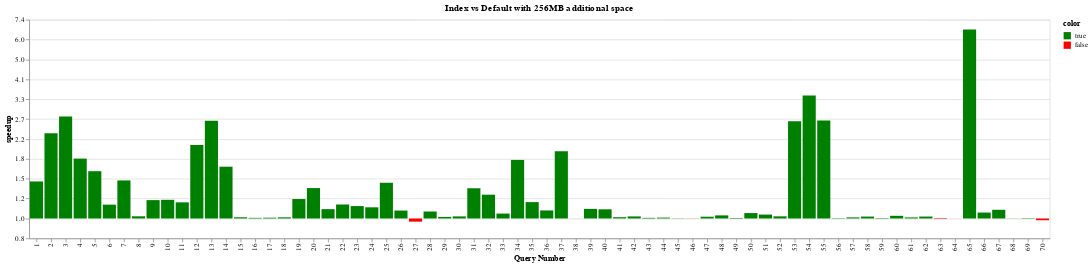

The code cell stored with this chart in its notebook:
### Code cell
chart = plot_speedup("Index vs Default", index, 4)
chart

### Figure 1 — Vega-Lite specification as saved in the notebook (floating-point values rounded to 4 significant figures)
{"$schema": "https://vega.github.io/schema/vega-lite/v4.17.0.json", "config": {"view": {"continuousHeight": 300, "continuousWidth": 400}}, "data": {"name": "data-9ae20cf11d3e7bc76132ad3e9ba9b59b"}, "datasets": {"data-9ae20cf11d3e7bc76132ad3e9ba9b59b": [{"budget": 4, "color": true, "expt_name": "index", "log_speedup": 0.3727, "query_name": "query1", "query_num": 1, "running_time": 0.03303, "speedup": 1.452}, {"budget": 4, "color": true, "expt_name": "index", "log_speedup": 0.8579, "query_name": "query2", "query_num": 2, "running_time": 0.00949, "speedup": 2.358}, {"budget": 4, "color": true, "expt_name": "index", "log_speedup": 1.025, "query_name": "query3", "query_num": 3, "running_time": 0.008739, "speedup": 2.788}, {"budget": 4, "color": true, "expt_name": "index", "log_speedup": 0.6026, "query_name": "query4", "query_num": 4, "running_time": 0.01639, "speedup": 1.827}, {"budget": 4, "color": true, "expt_name": "index", "log_speedup": 0.4761, "query_name": "query5", "query_num": 5, "running_time": 0.05973, "speedup": 1.61}, {"budget": 4, "color": true, "expt_name": "index", "log_speedup": 0.1394, "query_name": "query6", "query_num": 6, "running_time": 1.306, "speedup": 1.15}, {"budget": 4, "color": true, "expt_name": "index", "log_speedup": 0.3831, "query_name": "query7", "query_num": 7, "running_time": 0.394, "speedup": 1.467}, {"budget": 4, "color": true, "expt_name": "index", "log_speedup": 0.02207, "query_name": "query8", "query_num": 8, "running_time": 2.974, "speedup": 1.022}, {"budget": 4, "color": true, "expt_name": "index", "log_speedup": 0.1849, "query_name": "query9", "query_num": 9, "running_time": 0.1663, "speedup": 1.203}, {"budget": 4, "color": true, "expt_name": "index", "log_speedup": 0.1879, "query_name": "query10", "query_num": 10, "running_time": 0.1114, "speedup": 1.207}, {"budget": 4, "color": true, "expt_name": "index", "log_speedup": 0.1624, "query_name": "query11", "query_num": 11, "running_time": 0.2298, "speedup": 1.176}, {"budget": 4, "color": true, "expt_name": "index", "log_speedup": 0.7392, "query_name": "query12", "query_num": 12, "running_time": 0.3612, "speedup": 2.094}, {"budget": 4, "color": true, "expt_name": "index", "log_speedup": 0.9843, "query_name": "query13", "query_num": 13, "running_time": 0.1746, "speedup": 2.676}, {"budget": 4, "color": true, "expt_name": "index", "log_speedup": 0.5211, "query_name": "query14", "query_num": 14, "running_time": 0.6321, "speedup": 1.684}, {"budget": 4, "color": true, "expt_name": "index", "log_speedup": 0.01235, "query_name": "query15", "query_num": 15, "running_time": 0.316, "speedup": 1.012}, {"budget": 4, "color": true, "expt_name": "index", "log_speedup": 0.006522, "query_name": "query16", "query_num": 16, "running_time": 0.4459, "speedup": 1.007}, {"budget": 4, "color": true, "expt_name": "index", "log_speedup": 0.008019, "query_name": "query17", "query_num": 17, "running_time": 0.4228, "speedup": 1.008}, {"budget": 4, "color": true, "expt_name": "index", "log_speedup": 0.01182, "query_name": "query18", "query_num": 18, "running_time": 0.3258, "speedup": 1.012}, {"budget": 4, "color": true, "expt_name": "index", "log_speedup": 0.1958, "query_name": "query19", "query_num": 19, "running_time": 4.198, "speedup": 1.216}, {"budget": 4, "color": true, "expt_name": "index", "log_speedup": 0.3061, "query_name": "query20", "query_num": 20, "running_time": 0.8422, "speedup": 1.358}, {"budget": 4, "color": true, "expt_name": "index", "log_speedup": 0.09396, "query_name": "query21", "query_num": 21, "running_time": 0.5019, "speedup": 1.099}, {"budget": 4, "color": true, "expt_name": "index", "log_speedup": 0.1408, "query_name": "query22", "query_num": 22, "running_time": 1.864, "speedup": 1.151}, {"budget": 4, "color": true, "expt_name": "index", "log_speedup": 0.1249, "query_name": "query23", "query_num": 23, "running_time": 1.59, "speedup": 1.133}, {"budget": 4, "color": true, "expt_name": "index", "log_speedup": 0.1126, "query_name": "query24", "query_num": 24, "running_time": 1.197, "speedup": 1.119}, {"budget": 4, "color": true, "expt_name": "index", "log_speedup": 0.3597, "query_name": "query25", "query_num": 25, "running_time": 0.1618, "speedup": 1.433}, {"budget": 4, "color": true, "expt_name": "index", "log_speedup": 0.07994, "query_name": "query26", "query_num": 26, "running_time": 0.6439, "speedup": 1.083}, {"budget": 4, "color": false, "expt_name": "index", "log_speedup": -0.03167, "query_name": "query27", "query_num": 27, "running_time": 0.3034, "speedup": 0.9688}, {"budget": 4, "color": true, "expt_name": "index", "log_speedup": 0.07034, "query_name": "query28", "query_num": 28, "running_time": 0.8757, "speedup": 1.073}, {"budget": 4, "color": true, "expt_name": "index", "log_speedup": 0.01563, "query_name": "query29", "query_num": 29, "running_time": 0.5011, "speedup": 1.016}, {"budget": 4, "color": true, "expt_name": "index", "log_speedup": 0.02106, "query_name": "query30", "query_num": 30, "running_time": 2.927, "speedup": 1.021}, {"budget": 4, "color": true, "expt_name": "index", "log_speedup": 0.3043, "query_name": "query31", "query_num": 31, "running_time": 0.02698, "speedup": 1.356}, {"budget": 4, "color": true, "expt_name": "index", "log_speedup": 0.2395, "query_name": "query32", "query_num": 32, "running_time": 0.03994, "speedup": 1.271}, {"budget": 4, "color": true, "expt_name": "index", "log_speedup": 0.04958, "query_name": "query33", "query_num": 33, "running_time": 1.088, "speedup": 1.051}, {"budget": 4, "color": true, "expt_name": "index", "log_speedup": 0.5893, "query_name": "query34", "query_num": 34, "running_time": 0.1404, "speedup": 1.803}, {"budget": 4, "color": true, "expt_name": "index", "log_speedup": 0.1648, "query_name": "query35", "query_num": 35, "running_time": 0.04454, "speedup": 1.179}, {"budget": 4, "color": true, "expt_name": "index", "log_speedup": 0.08097, "query_name": "query36", "query_num": 36, "running_time": 0.3275, "speedup": 1.084}, {"budget": 4, "color": true, "expt_name": "index", "log_speedup": 0.677, "query_name": "query37", "query_num": 37, "running_time": 0.3947, "speedup": 1.968}, {"budget": 4, "color": true, "expt_name": "index", "log_speedup": 0.0006345, "query_name": "query38", "query_num": 38, "running_time": 0.08499, "speedup": 1.001}, {"budget": 4, "color": true, "expt_name": "index", "log_speedup": 0.09672, "query_name": "query39", "query_num": 39, "running_time": 0.2588, "speedup": 1.102}, {"budget": 4, "color": true, "expt_name": "index", "log_speedup": 0.09256, "query_name": "query40", "query_num": 40, "running_time": 0.2187, "speedup": 1.097}, {"budget": 4, "color": true, "expt_name": "index", "log_speedup": 0.01288, "query_name": "query41", "query_num": 41, "running_time": 4.303, "speedup": 1.013}, {"budget": 4, "color": true, "expt_name": "index", "log_speedup": 0.02087, "query_name": "query42", "query_num": 42, "running_time": 1.805, "speedup": 1.021}, {"budget": 4, "color": true, "expt_name": "index", "log_speedup": 0.006393, "query_name": "query43", "query_num": 43, "running_time": 5.275, "speedup": 1.006}, {"budget": 4, "color": true, "expt_name": "index", "log_speedup": 0.008831, "query_name": "query44", "query_num": 44, "running_time": 0.8133, "speedup": 1.009}, {"budget": 4, "color": true, "expt_name": "index", "log_speedup": 0.002055, "query_name": "query45", "query_num": 45, "running_time": 0.6622, "speedup": 1.002}, {"budget": 4, "color": false, "expt_name": "index", "log_speedup": -0.001451, "query_name": "query46", "query_num": 46, "running_time": 0.7866, "speedup": 0.9985}, {"budget": 4, "color": true, "expt_name": "index", "log_speedup": 0.01805, "query_name": "query47", "query_num": 47, "running_time": 1.588, "speedup": 1.018}, {"budget": 4, "color": true, "expt_name": "index", "log_speedup": 0.03134, "query_name": "query48", "query_num": 48, "running_time": 1.154, "speedup": 1.032}, {"budget": 4, "color": true, "expt_name": "index", "log_speedup": 0.005004, "query_name": "query49", "query_num": 49, "running_time": 3.441, "speedup": 1.005}, {"budget": 4, "color": true, "expt_name": "index", "log_speedup": 0.05452, "query_name": "query50", "query_num": 50, "running_time": 2.283, "speedup": 1.056}, {"budget": 4, "color": true, "expt_name": "index", "log_speedup": 0.03943, "query_name": "query51", "query_num": 51, "running_time": 4.91, "speedup": 1.04}, {"budget": 4, "color": true, "expt_name": "index", "log_speedup": 0.0217, "query_name": "query52", "query_num": 52, "running_time": 2.871, "speedup": 1.022}, {"budget": 4, "color": true, "expt_name": "index", "log_speedup": 0.9776, "query_name": "query53", "query_num": 53, "running_time": 0.06252, "speedup": 2.658}, {"budget": 4, "color": true, "expt_name": "index", "log_speedup": 1.236, "query_name": "query54", "query_num": 54, "running_time": 0.0549, "speedup": 3.443}, {"budget": 4, "color": true, "expt_name": "index", "log_speedup": 0.9848, "query_name": "query55", "query_num": 55, "running_time": 0.07824, "speedup": 2.677}, {"budget": 4, "color": true, "expt_name": "index", "log_speedup": 0.003648, "query_name": "query56", "query_num": 56, "running_time": 0.6883, "speedup": 1.004}, {"budget": 4, "color": true, "expt_name": "index", "log_speedup": 0.01115, "query_name": "query57", "query_num": 57, "running_time": 0.6461, "speedup": 1.011}, {"budget": 4, "color": true, "expt_name": "index", "log_speedup": 0.01939, "query_name": "query58", "query_num": 58, "running_time": 27.1, "speedup": 1.02}, {"budget": 4, "color": true, "expt_name": "index", "log_speedup": 0.004417, "query_name": "query59", "query_num": 59, "running_time": 0.1953, "speedup": 1.004}, {"budget": 4, "color": true, "expt_name": "index", "log_speedup": 0.02705, "query_name": "query60", "query_num": 60, "running_time": 169.6, "speedup": 1.027}, {"budget": 4, "color": true, "expt_name": "index", "log_speedup": 0.01058, "query_name": "query61", "query_num": 61, "running_time": 9.905, "speedup": 1.011}, {"budget": 4, "color": true, "expt_name": "index", "log_speedup": 0.01959, "query_name": "query62", "query_num": 62, "running_time": 1.312, "speedup": 1.02}, {"budget": 4, "color": false, "expt_name": "index", "log_speedup": -0.005382, "query_name": "query63", "query_num": 63, "running_time": 2.903, "speedup": 0.9946}, {"budget": 4, "color": false, "expt_name": "index", "log_speedup": -0.00055, "query_name": "query64", "query_num": 64, "running_time": 2.142, "speedup": 0.9995}, {"budget": 4, "color": true, "expt_name": "index", "log_speedup": 1.9, "query_name": "query65", "query_num": 65, "running_time": 0.02446, "speedup": 6.688}, {"budget": 4, "color": true, "expt_name": "index", "log_speedup": 0.05963, "query_name": "query66", "query_num": 66, "running_time": 0.9708, "speedup": 1.061}, {"budget": 4, "color": true, "expt_name": "index", "log_speedup": 0.08769, "query_name": "query67", "query_num": 67, "running_time": 0.7914, "speedup": 1.092}, {"budget": 4, "color": true, "expt_name": "index", "log_speedup": 0.00133, "query_name": "query68", "query_num": 68, "running_time": 0.2732, "speedup": 1.001}, {"budget": 4, "color": true, "expt_name": "index", "log_speedup": 0.003715, "query_name": "query69", "query_num": 69, "running_time": 0.184, "speedup": 1.004}, {"budget": 4, "color": false, "expt_name": "index", "log_speedup": -0.01752, "query_name": "query70", "query_num": 70, "running_time": 5.341, "speedup": 0.9826}]}, "encoding": {"color": {"field": "color", "scale": {"domain": [true, false], "range": ["green", "red"]}, "type": "nominal"}, "x": {"axis": {"title": "Query Number"}, "field": "query_num", "type": "ordinal"}, "y": {"axis": {"format": ",.0f", "labelExpr": "format(exp(datum.value),',.1f')", "title": "speedup"}, "field": "log_speedup", "type": "quantitative"}}, "mark": "bar", "title": {"text": "Index vs Default with 256MB additional space"}}
